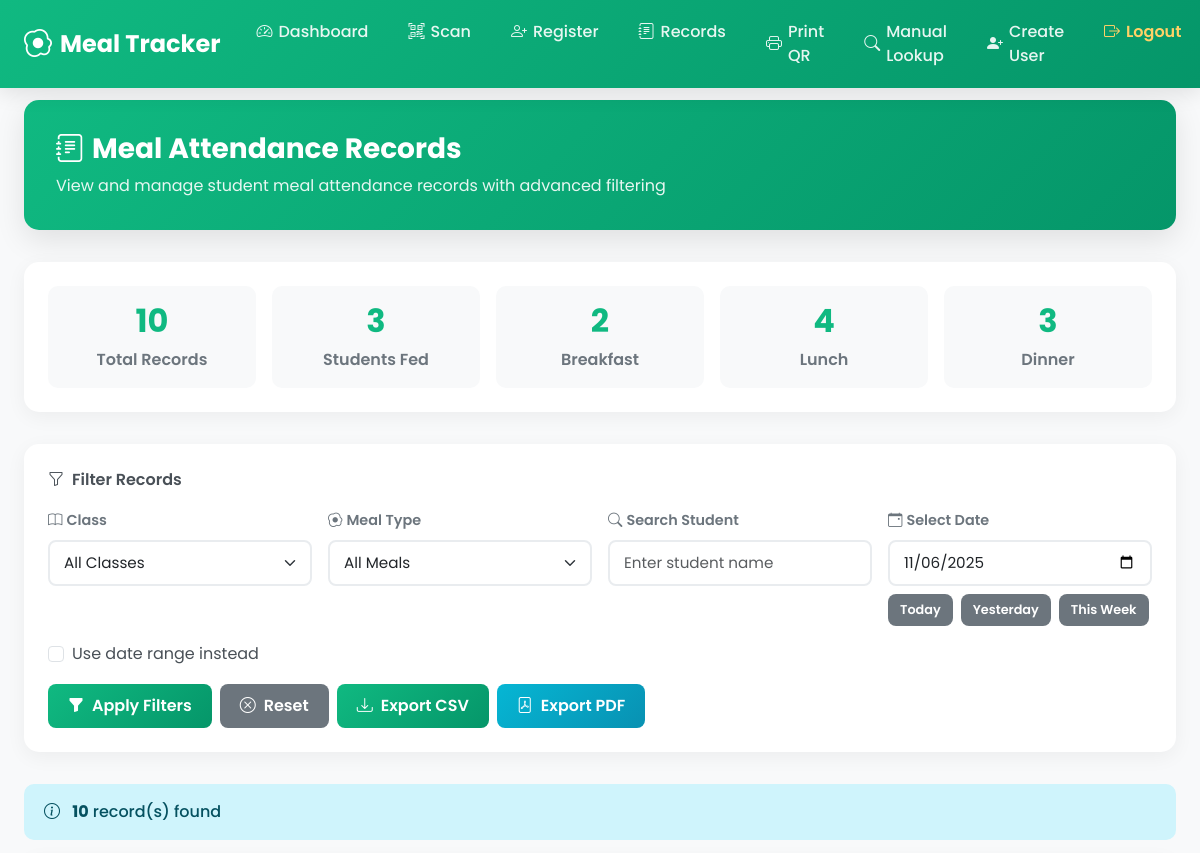
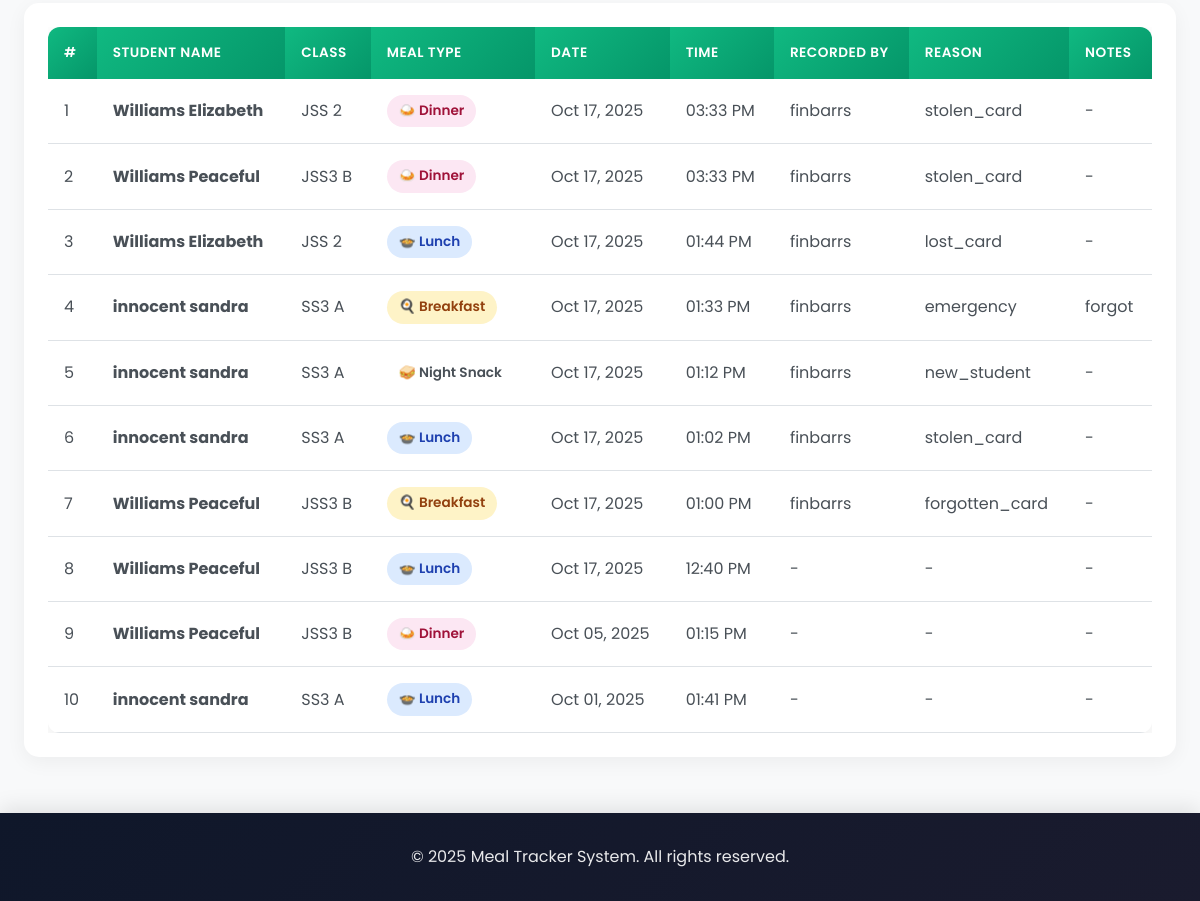
The app's page /dashboard/records/ (signed in), older data (2 pictures, top to bottom).
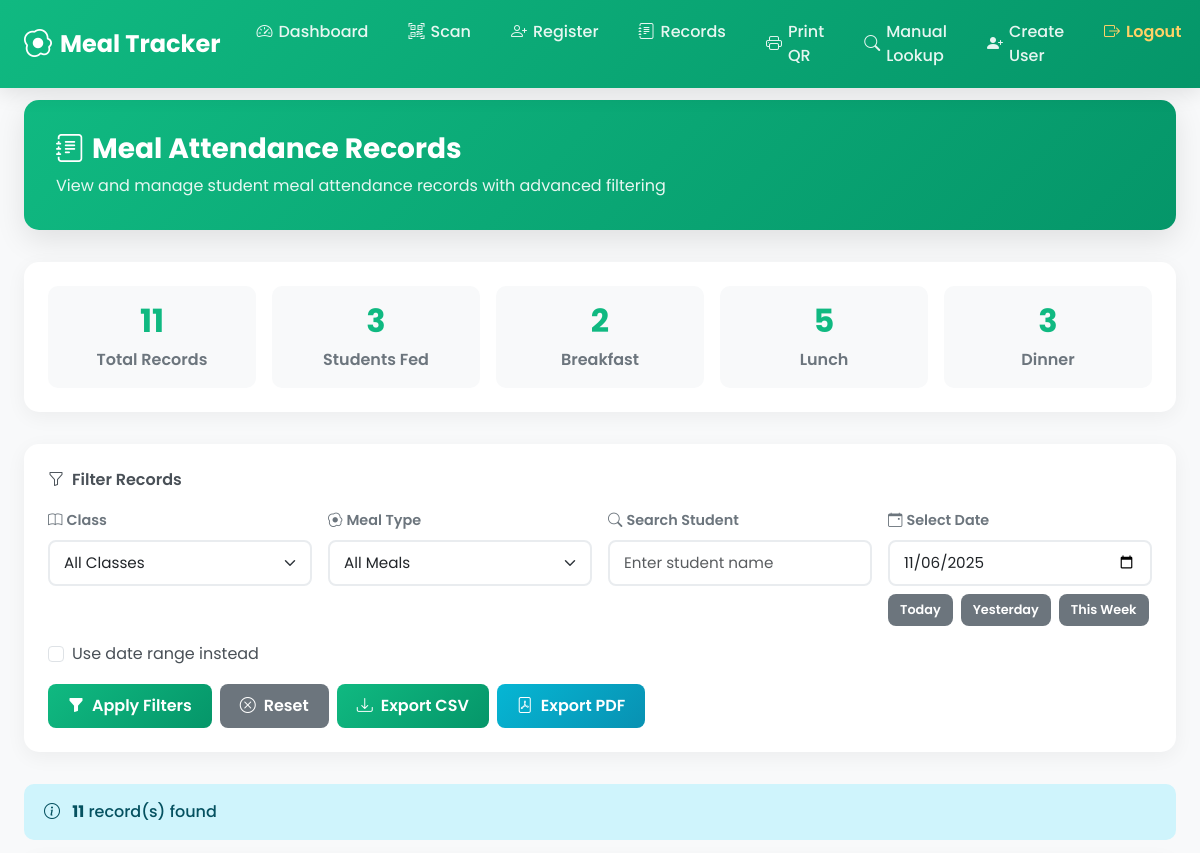
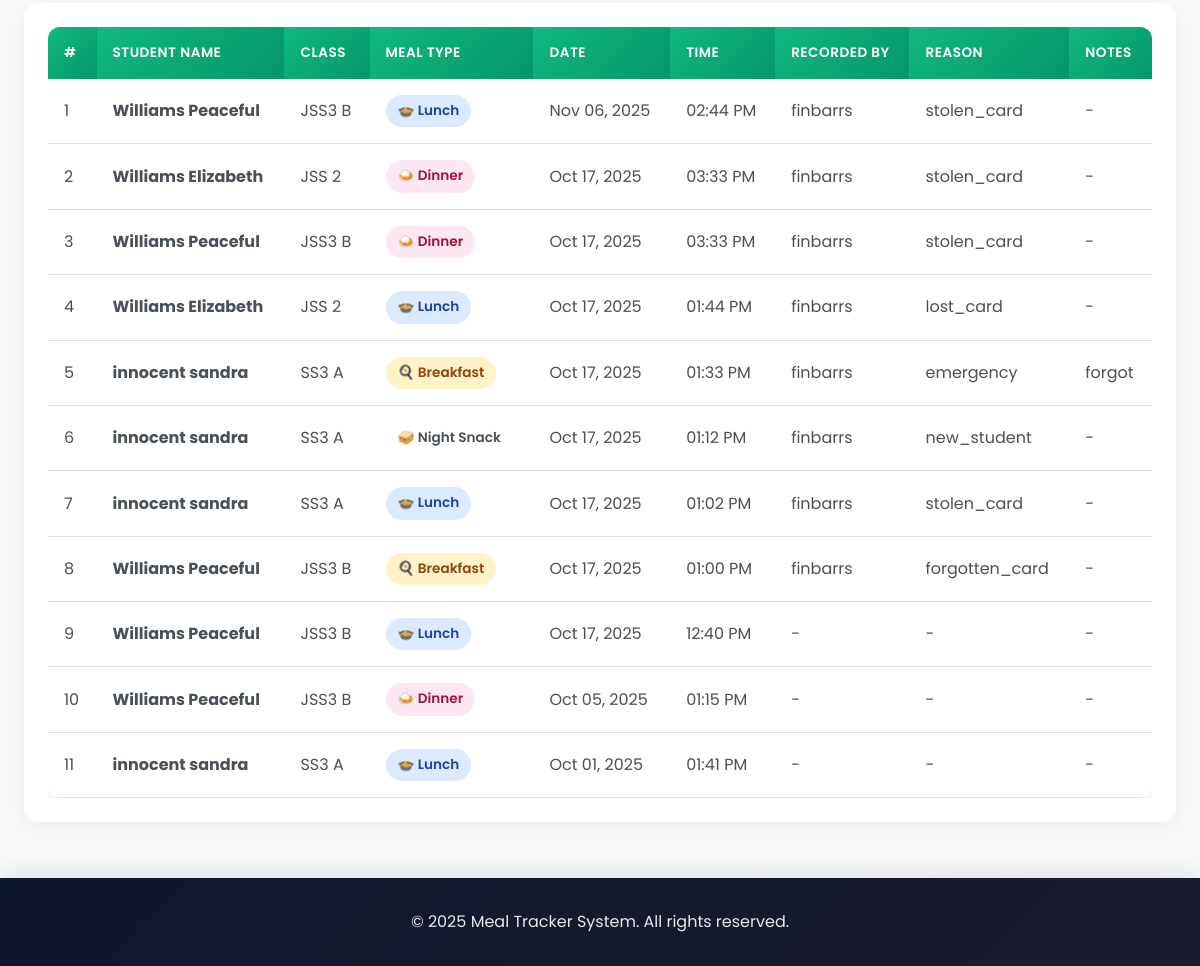
The same page, newer data (2 pictures, top to bottom).
### students/models.py (models this page shows, shortened)
class FeedingRecord(models.Model):
    student = models.ForeignKey("Student", on_delete=models.CASCADE)
    class_name = models.CharField(max_length=50)
    date = models.DateField(default=get_current_date)
    time = models.TimeField(auto_now_add=True)  # ✅ Auto record serving time
    meal_type = models.CharField(max_length=20, choices=MEAL_TYPES)
    AUTH_METHODS = [
        ("scanner", "Scanner/Card"),
        ("manual", "Manual"),
        ("other", "Other"),
    ]
    auth_method = models.CharField(
        max_length=20, choices=AUTH_METHODS, default="scanner"
    )
    reason = models.CharField(max_length=255, blank=True, null=True)
    notes = models.TextField(blank=True, null=True)
    performed_by = models.ForeignKey(
        settings.AUTH_USER_MODEL, null=True, blank=True, on_delete=models.SET_NULL
    )
    class Meta:
        unique_together = (
            "student",
            "date",
            "meal_type",
        )  # ✅ Prevents double-feeding

class Student(models.Model):
    name = models.CharField(max_length=100)
    class_name = models.CharField(max_length=50)
    admission_number = models.CharField(max_length=30, unique=True, blank=False)
    qr_code_id = models.CharField(max_length=100, unique=True, blank=True)
    photo = models.ImageField(upload_to="student_photos/", blank=True, null=True)
    qr_code_image = models.ImageField(upload_to="qr_codes/", blank=True, null=True)

### students/views.py (the view, shortened to what this page needs)
# urls.py: path("records/", views.feeding_records, name="feeding_records"),
@user_passes_test(is_admin)
@login_required
def feeding_records(request):
    class_filter = request.GET.get("class", "")
    search_query = request.GET.get("search", "")
    meal_filter = request.GET.get("meal_type", "")
    selected_date = request.GET.get("date", "")
    start_date = request.GET.get("start_date", "")
    end_date = request.GET.get("end_date", "")
    export = request.GET.get("export")
    records = FeedingRecord.objects.select_related("student").order_by("-date", "-time")
    if class_filter and class_filter.strip():
        records = records.filter(student__class_name=class_filter)
    if search_query and search_query.strip() and search_query != "None":
        records = records.filter(
            Q(student__name__icontains=search_query)
            | Q(student__admission_number__icontains=search_query)
        )
    if meal_filter and meal_filter.strip():
        records = records.filter(meal_type=meal_filter)
    use_date_range = False
    if start_date and end_date:
        start = parse_date(start_date)
        end = parse_date(end_date)
        if start and end:
            records = records.filter(date__range=[start, end])
            use_date_range = True
    elif start_date:
        start = parse_date(start_date)
        if start:
            records = records.filter(date__gte=start)
            use_date_range = True
    elif end_date:
        end = parse_date(end_date)
        if end:
            records = records.filter(date__lte=end)
            use_date_range = True
    elif selected_date and selected_date.strip():
        date_obj = parse_date(selected_date)
        if date_obj:
            records = records.filter(date=date_obj)
    search_query = search_query if search_query != "None" else ""
    show_stats = True
    total_records = records.count()
    unique_students = records.values("student_id").distinct().count()
    breakfast_count = records.filter(meal_type="breakfast").count()
    lunch_count = records.filter(meal_type="lunch").count()
    dinner_count = records.filter(meal_type="dinner").count()
    classes = (
        Student.objects.values_list("class_name", flat=True)
        .distinct()
        .order_by("class_name")
    )
    return render(
        request,
        "students/feeding_records.html",
        {
            "records": records,
            "classes": classes,
            "selected_class": class_filter,
            "selected_meal": meal_filter,
            "search_query": search_query,
            "selected_date": selected_date,
            "start_date": start_date,
            "end_date": end_date,
            "use_date_range": use_date_range,
            "show_stats": show_stats,
            "total_records": total_records,
            "unique_students": unique_students,
            "breakfast_count": breakfast_count,
            "lunch_count": lunch_count,
            "dinner_count": dinner_count,
        },
    )

### students/views.py (called while the page is built)
def is_admin(user):
    return user.is_superuser  # or user.is_staff if you want staff too

### students/templates/students/feeding_records.html (shortened to what the changed rows need)
{% extends 'students/basetemp.html' %}
{% block content %}
<div class="container-fluid">
  {% if show_stats %}
  <div class="stats-card">
    <div class="stats-grid">
      <div class="stat-item">
        <h4>{{ total_records }}</h4>
        <p>Total Records</p>
      </div>
      <div class="stat-item">
        <h4>{{ unique_students }}</h4>
        <p>Students Fed</p>
      </div>
      <div class="stat-item">
        <h4>{{ breakfast_count }}</h4>
        <p>Breakfast</p>
      </div>
      <div class="stat-item">
        <h4>{{ lunch_count }}</h4>
        <p>Lunch</p>
      </div>
      <div class="stat-item">
        <h4>{{ dinner_count }}</h4>
        <p>Dinner</p>
      </div>
    </div>
  </div>
  {% endif %}
  {% if records %}
  <div class="alert alert-info mb-3">
    <i class="bi bi-info-circle me-2"></i>
    <strong>{{ records|length }}</strong> record(s) found
  </div>
  {% endif %}
  <div class="table-container">
    <div class="table-responsive">
      <table class="table table-hover">
        <thead>
          <tr>
            <th>#</th>
            <th>Student Name</th>
            <th>Class</th>
            <th>Meal Type</th>
            <th>Date</th>
            <th>Time</th>
            <th>Recorded By</th>
            <th>Reason</th>
            <th>Notes</th>
          </tr>
        </thead>
        <tbody>
          {% for record in records %}
            <tr>
              <td>{{ forloop.counter }}</td>
              <td>
                <strong>{{ record.student.name }}</strong>
              </td>
              <td>{{ record.student.class_name|default:"N/A" }}</td>
              <td>
                <span class="meal-badge meal-{{ record.meal_type }}">
                  {% if record.meal_type == 'breakfast' %}🍳{% elif record.meal_type == 'lunch' %}🍲{% elif record.meal_type == 'dinner' %}🍛{% else %}🥪{% endif %}
                  {{ record.get_meal_type_display }}
                </span>
              </td>
              <td>{{ record.date|date:"M d, Y" }}</td>
              <td>{{ record.time|time:"h:i A" }}</td>
              {% if record.performed_by %}
                <td>{{ record.performed_by.username }}</td>
              {% else %}
                <td>-</td>
              {% endif %}
              <td>{{ record.reason|default:'-' }}</td>
              <td>{{ record.notes|default:'-' }}</td>
            </tr>
          {% endfor %}
        </tbody>
      </table>
    </div>
  </div>
</div>
{% endblock %}

Row changes from the older to the newer data that the page shows:
added FeedingRecord: student.name "Williams Peaceful", student.class_name "JSS3 B", meal_type "Lunch", date "Nov 06, 2025", time "02:44 PM", performed_by.username "finbarrs", reason "stolen_card", notes "-"
Text that changed along with them:
{{ total_records }}: "10" → "11"
{{ lunch_count }}: "4" → "5"
{{ records|length }}: "10" → "11"
